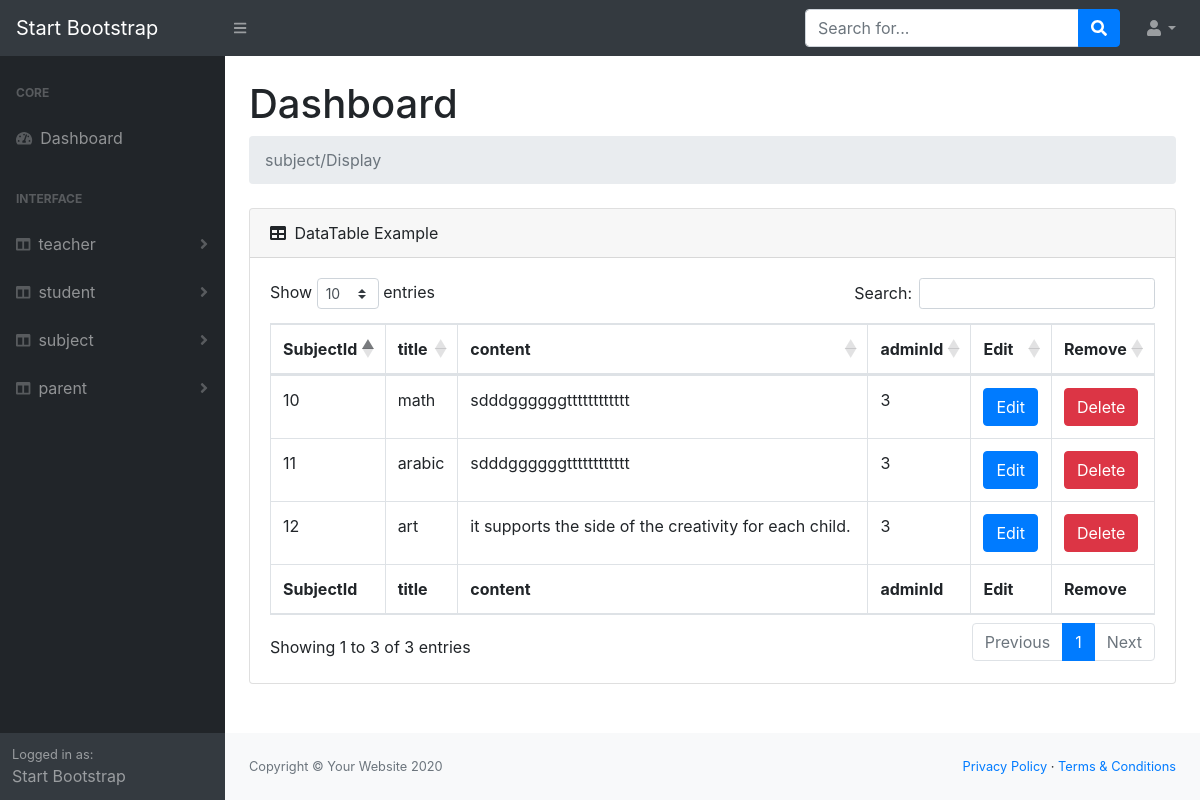
Screenshot of /schoolSystem/dashBoard/subject/index.php (signed in) with the database file from the repository.
### tables this page shows
CREATE TABLE `subject` (
  `SubjectId` int(10) NOT NULL,
  `Title` text NOT NULL,
  `Content` text NOT NULL,
  `Image` text NOT NULL,
  `AdminId` int(10) NOT NULL,
  `ClassId` int(10) NOT NULL
);

### schoolSystem/dashBoard/subject/index.php (the view, shortened to what this page needs)
<?php
require '../helpers/functions.php';
$sql = "select * from subject";
$op  = DoQuery($sql);
require '../layouts/header.php';
require '../layouts/nav.php';
require '../layouts/sidNav.php';
?>
<main>
    <div class="container-fluid">
        <h1 class="mt-4">Dashboard</h1>
        <ol class="breadcrumb mb-4">
         </ol>
        <div class="card mb-4">
            <div class="card-header">
                <i class="fas fa-table mr-1"></i>
                DataTable Example
            </div>
            <div class="card-body">
                <div class="table-responsive">
                    <table class="table table-bordered" id="dataTable" width="100%" cellspacing="0">
                        <thead>
                            <tr>
                                <th>SubjectId</th>
                                <th>title</th>
                                <th>content</th>
                                <th>adminId</th>
                                <th>Edit</th>
                                <th>Remove</th>
                            </tr>
                        </thead>
                        <tfoot>
                        <tr>
                                <th>SubjectId</th>
                                <th>title</th>
                                <th>content</th>
                                <th>adminId</th>
                                <th>Edit</th>
                                <th>Remove</th>
                            </tr>
                        </tfoot>
                        <tbody>
                            <?php
                            while ($data = mysqli_fetch_assoc($op)) {
                            ?>
                                <tr>
                                    <td><?php echo $data['SubjectId'] ?></td>
                                    <td><?php echo $data['Title'] ?></td>
                                    <td><?php echo $data['Content'] ?></td>
                                    <td><?php echo $data['AdminId'] ?></td>
                                    <td> <a href='edit.php?id=<?php echo $data['SubjectId'];?>' class='btn btn-primary m-r-1em'>Edit</a> </td>
                                    <td> <a href='delete.php?id=<?php echo $data['SubjectId']?>' class='btn btn-danger m-r-1em'>Delete</a> </td>
                                </tr>
                            <?php } ?>
                        </tbody>
                    </table>
                </div>
            </div>
        </div>
    </div>
</main>
<?php
require '../layouts/footer.php';
?>

### rows the page displays
subject: SubjectId "10", Title "math", Content "sdddggggggtttttttttttt", AdminId "3"
subject: SubjectId "11", Title "arabic", Content "sdddggggggtttttttttttt", AdminId "3"
subject: SubjectId "12", Title "art", Content "it supports the side of the creativity for each child.", AdminId "3"

### other values shown
$module "teacher"
$module "student"
$module "subject"
$module "parent"
$message "subject/Display"
